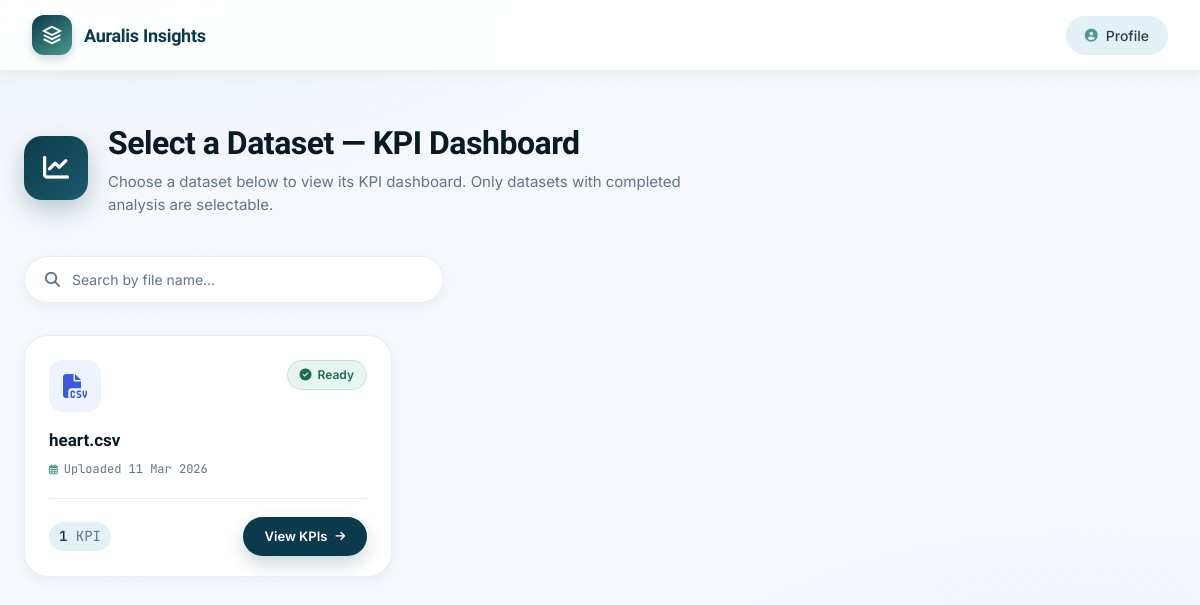
Before: /pick/kpi/ (signed in) with the older database file.
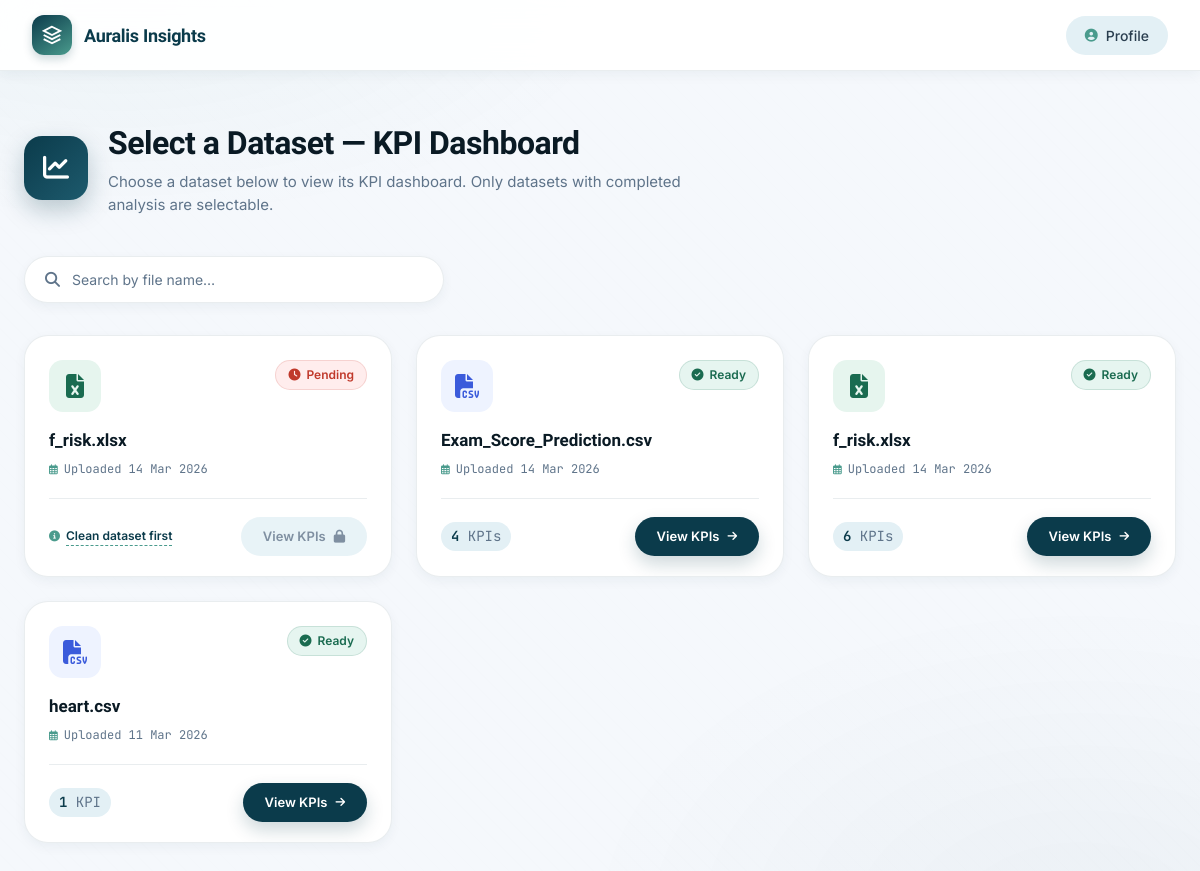
After: the same page with the newer database file.
### data_preparation/models.py (models this page shows, shortened)
class Dataset(models.Model):
    user = models.ForeignKey(CustomUser, on_delete=models.CASCADE)
    file = models.FileField(upload_to="datasets/", null=True, blank=True)
    file_name = models.CharField(max_length=255)
    uploaded_at = models.DateTimeField(auto_now_add=True)
    is_processed = models.BooleanField(default=False)
    parent_dataset = models.ForeignKey(
        "self",
        null=True,
        blank=True,
        on_delete=models.SET_NULL,
        related_name="prepared_versions"
    )
    status = models.CharField(
        max_length=20,
        choices=[
            ("original", "Original"),
            ("prepared", "Prepared")
        ],
        default="original"
    )

### kpi_engine/views.py (the view)
# urls.py: path('pick/kpi/',                           views.dataset_picker_kpi,       name='dataset_picker_kpi'),
def dataset_picker_kpi(request):
    user_id = get_user_id(request)
    if not user_id:
        return redirect('login')
    datasets = Dataset.objects.filter(user_id=user_id).order_by('-id')
    for ds in datasets:
        try:
            ar = AnalysisResult.objects.get(cleaning_report__dataset=ds)
            ds.analysis_result_id = ar.id
            ds.kpi_count          = len(ar.result_json.get('kpis', []))
            ds.has_analysis       = True
        except AnalysisResult.DoesNotExist:
            ds.analysis_result_id = None
            ds.kpi_count          = 0
            ds.has_analysis       = False
    return render(request, 'kpi_engine/dataset_picker.html', {
        'datasets':    datasets,
        'picker_mode': 'kpi',
        'page_title':  'Select a Dataset — KPI Dashboard',
        'page_icon':   'fas fa-chart-line',
        'card_action': 'View KPIs',
    })

### kpi_engine/views.py (called while the page is built)
def get_user_id(request):
    return request.session.get('user_id', None)

### templates/kpi_engine/dataset_picker.html (shortened to what this page needs)
<!DOCTYPE html>
<html lang="en">
<head>
<link rel="stylesheet" href="https://cdnjs.cloudflare.com/ajax/libs/font-awesome/6.5.0/css/all.min.css">
</head>
<body>
<div class="topbar">
  <div class="topbar-inner">
    <a href="{% url 'home' %}" class="brand">
      <div class="brand-logo">
        <svg viewBox="0 0 24 24">
          <path d="M12 2L2 7l10 5 10-5-10-5zM2 17l10 5 10-5M2 12l10 5 10-5"/>
        </svg>
      </div>
      <span class="brand-name">Auralis Insights</span>
    </a>
    <a href="{% url 'profile' %}" class="nav-link"><i class="fas fa-user-circle"></i> Profile</a>
  </div>
</div>
<div class="page-wrap">
  <div class="page-header">
    <div class="page-header-top">
      <div class="page-header-icon">
        <i class="{{ page_icon }}"></i>
      </div>
      <div>
        <h1>{{ page_title }}</h1>
        <p>Choose a dataset below to view its
          {% if picker_mode == "kpi" %}KPI dashboard{% else %}interactive dashboard{% endif %}.
          Only datasets with completed analysis are selectable.
        </p>
      </div>
    </div>
  </div>
  <div class="search-wrap">
    <div class="search-box">
      <i class="fas fa-search"></i>
      <input type="text" id="searchInput" placeholder="Search by file name…" autocomplete="off">
    </div>
  </div>
  {% if datasets %}
    <div class="datasets-grid" id="datasetsGrid">
      {% for ds in datasets %}
        <div class="ds-card" data-name="{{ ds.file_name|lower }}">
          <div class="ds-card-top">
            <div class="ds-file-icon {% if ds.file_name|slice:'-5:' == '.xlsx' %}excel{% elif ds.file_name|slice:'-4:' == '.csv' %}csv{% endif %}">
              {% if ds.file_name|slice:"-5:" == ".xlsx" %}
                <i class="fas fa-file-excel"></i>
              {% else %}
                <i class="fas fa-file-csv"></i>
              {% endif %}
            </div>
            {% if ds.has_analysis %}
              <span class="ds-status-badge badge-ready">
                <i class="fas fa-check-circle"></i> Ready
              </span>
            {% elif ds.is_processed %}
              <span class="ds-status-badge badge-no-analysis">
                <i class="fas fa-exclamation-circle"></i> No Analysis
              </span>
            {% else %}
              <span class="ds-status-badge badge-pending">
                <i class="fas fa-clock"></i> Pending
              </span>
            {% endif %}
          </div>
          <div class="ds-name" title="{{ ds.file_name }}">{{ ds.file_name }}</div>
          <div class="ds-meta"><i class="far fa-calendar-alt"></i> Uploaded {{ ds.uploaded_at|date:"d M Y" }}</div>
          <div class="ds-card-footer">
            {% if ds.has_analysis %}
              <div class="ds-kpi-count">
                {{ ds.kpi_count }} <span>KPI{{ ds.kpi_count|pluralize }}</span>
              </div>
              {% if picker_mode == "kpi" %}
                <a href="{% url 'dashboard' ds.analysis_result_id %}" class="btn-action btn-primary">
                  {{ card_action }} <i class="fas fa-arrow-right"></i>
                </a>
              {% else %}
                <a href="{% url 'interactive_dashboard' ds.analysis_result_id %}" class="btn-action btn-primary">
                  {{ card_action }} <i class="fas fa-arrow-right"></i>
                </a>
              {% endif %}
            {% else %}
              <div class="run-hint">
                <i class="fas fa-info-circle"></i>
                <a href="{% url 'dataset_detail' ds.id %}">Clean dataset first</a>
              </div>
              <span class="btn-action btn-muted">
                {{ card_action }} <i class="fas fa-lock"></i>
              </span>
            {% endif %}
          </div>
        </div>
      {% endfor %}
    </div>
  {% endif %}
</div>
</body>
</html>

Changed rows visible on the page:
added Dataset: is_processed False (drawn), file_name "f_risk.xlsx", uploaded_at "14 Mar 2026", card_action "View KPIs"
added Dataset: shows "Ready", file_name "Exam_Score_Prediction.csv", uploaded_at "14 Mar 2026", kpi_count "4", card_action "View KPIs"
added Dataset: shows "Ready", file_name "f_risk.xlsx", uploaded_at "14 Mar 2026", kpi_count "6", card_action "View KPIs"
